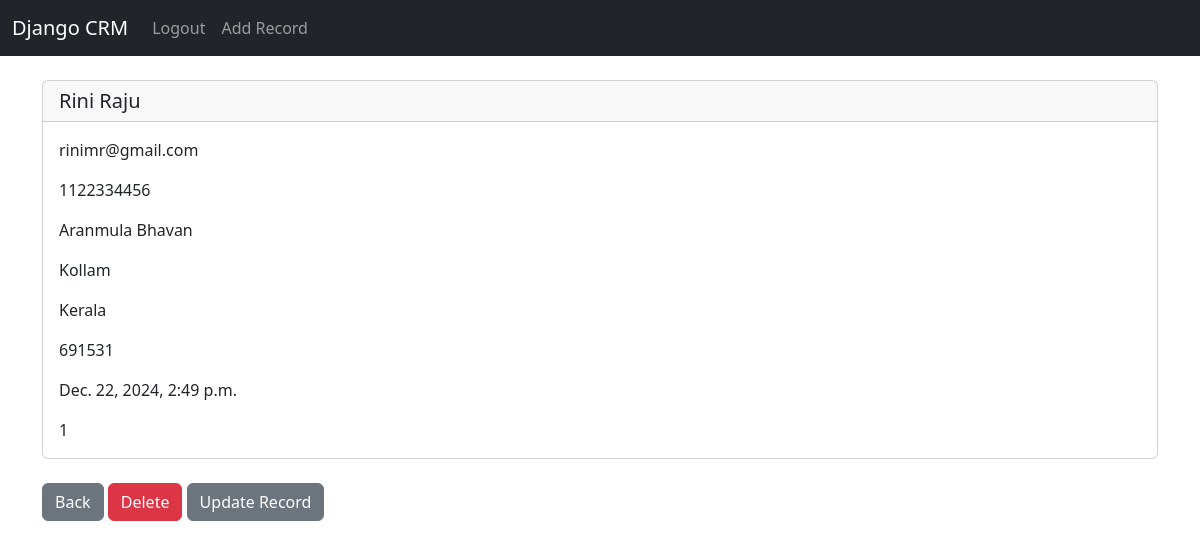
The page /record/1 (signed in) on the database its author committed.
### website/models.py (models this page shows, shortened)
class Record(models.Model):
	created_at = models.DateTimeField(auto_now_add = True)
	first_name = models.CharField(max_length=50)
	last_name = models.CharField(max_length=50)
	email = models.CharField(max_length=100)
	phone = models.CharField(max_length=15)
	address = models.CharField(max_length=100)
	city = models.CharField(max_length=50)
	state = models.CharField(max_length=50)
	zipcode = models.CharField(max_length=15)

### website/views.py (the view)
# urls.py: path('record/<int:pk>', views.customer_record, name='record'),
def customer_record(request,pk):
	if request.user.is_authenticated:
		customer_record = Record.objects.get(id=pk)
		return render(request,'record.html',{'customer_record': customer_record})
	else:
		messages.success(request, 'You have to be logged in to view the records...')
		return redirect('home')

### website/templates/record.html
{% extends 'base.html' %}
{% block content %}
<div class="card">
	  <h5 class="card-header">{{customer_record.first_name}} {{customer_record.last_name}}</h5>
	  <div class="card-body">
	    <p class="card-text">{{customer_record.email}}</p>
	    <p class="card-text">{{customer_record.phone}}</p>
	    <p class="card-text">{{customer_record.address}}</p>
	    <p class="card-text">{{customer_record.city}}</p>
	    <p class="card-text">{{customer_record.state}}</p>
	    <p class="card-text">{{customer_record.zipcode}}</p>
	    <p class="card-text">{{customer_record.created_at}}</p>
	    <p class="card-text">{{customer_record.id}}</p>
	  </div>
</div>
<br/>
<a href="{% url 'home' %}" class="btn btn-secondary">Back</a>
<a href="{% url 'delete_record' customer_record.id %}" class="btn btn-danger">Delete</a>
<a href="{% url 'update_record' customer_record.id %}" class="btn btn-secondary">Update Record</a>
{% endblock %}

### rows shown on the page
Record: first_name "Rini", last_name "Raju", email "rinimr@gmail.com", phone "1122334456", address "Aranmula Bhavan", city "Kollam", state "Kerala", zipcode "691531", created_at "Dec. 22, 2024, 2:49 p.m.", id "1"
